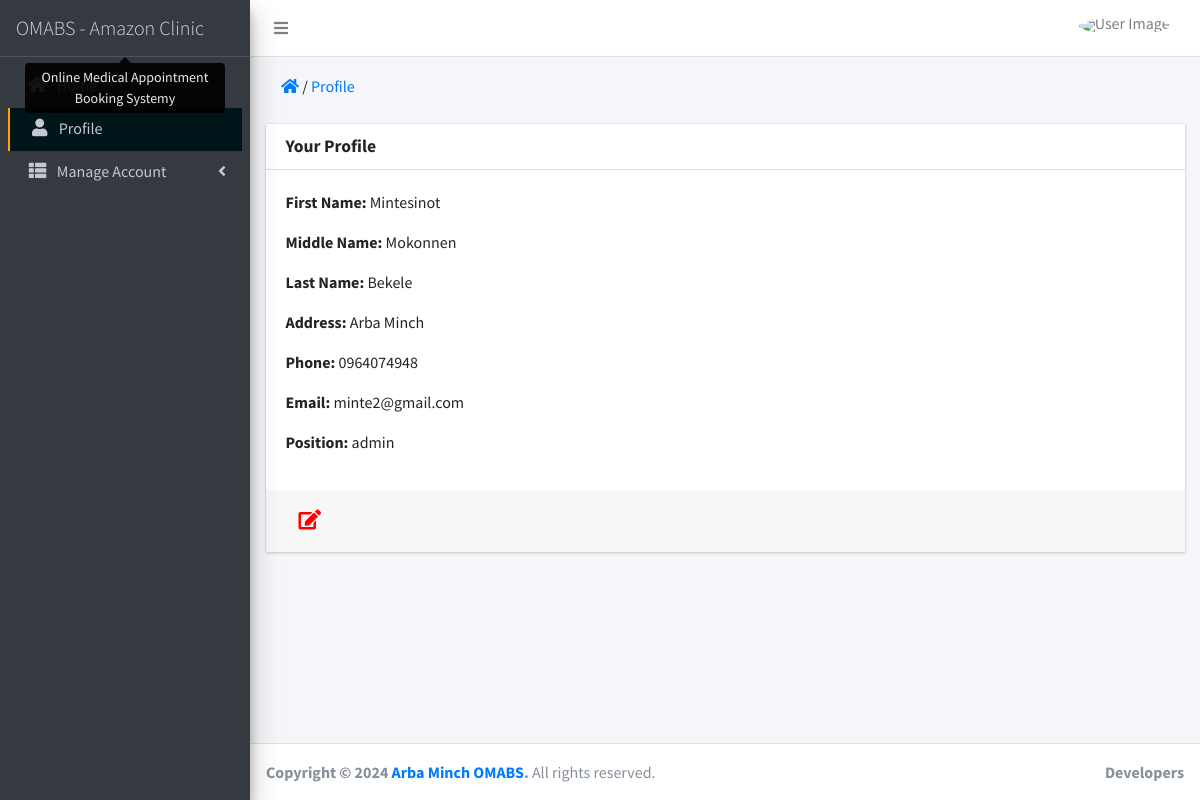
/admin/profile.php (signed in), run on the app's committed database.
### tables this page shows
CREATE TABLE `employee` (
  `emp_id` varchar(100) NOT NULL,
  `fname` varchar(100) NOT NULL,
  `mname` varchar(100) NOT NULL,
  `lname` varchar(100) NOT NULL,
  `address` varchar(300) NOT NULL,
  `phone` varchar(30) NOT NULL,
  `email` varchar(100) NOT NULL,
  `position` varchar(100) NOT NULL,
  `img` varchar(300) NOT NULL,
  `speciality` varchar(200) NOT NULL
);

### admin/profile.php (the view, shortened to what this page needs)
<?php
include 'user.php';
$fname_error = "";
$mname_error = "";
$lname_error = "";
$city_error = "";
$phone_error = "";
?>
<!DOCTYPE html>
<html>
<head>
  <link rel="stylesheet" href="../plugins/fontawesome-free/css/all.min.css">
  <link rel="stylesheet" href="https://code.ionicframework.com/ionicons/2.0.1/css/ionicons.min.css">
  <link rel="stylesheet" href="../plugins/tempusdominus-bootstrap-4/css/tempusdominus-bootstrap-4.min.css">
  <link rel="stylesheet" href="../plugins/icheck-bootstrap/icheck-bootstrap.min.css">
  <link rel="stylesheet" href="../plugins/jqvmap/jqvmap.min.css">
  <link rel="stylesheet" href="../plugins/datatables-bs4/css/dataTables.bootstrap4.min.css">
  <link rel="stylesheet" href="../dist/css/adminlte.min.css">
  <link rel="stylesheet" href="../plugins/overlayScrollbars/css/OverlayScrollbars.min.css">
  <link rel="stylesheet" href="../plugins/daterangepicker/daterangepicker.css">
  <link rel="stylesheet" href="../plugins/summernote/summernote-bs4.css">
</head>
<body class="hold-transition sidebar-mini layout-fixed">
<div class="wrapper">
  <nav class="main-header navbar navbar-expand navbar-white navbar-light">
    <ul class="navbar-nav">
      <li class="nav-item">
        <a class="nav-link" data-widget="pushmenu" href="#" role="button"><i class="fas fa-bars"></i></a>
      </li>
    </ul>
    <ul class="navbar-nav ml-auto">
      <li class="dropdown user user-menu">
        <a href="#" class="nav-link dropdown-toggle" data-toggle="dropdown"><img src="../pic/user.PNG" class="user-image" alt="User Image"></span></a>
      </li>
    </ul>
  </nav>
  <aside class="main-sidebar sidebar-dark-primary elevation-4">
    <a href="index.php" class="brand-link" title="Online Medical Appointment Booking Systemy">
      &nbsp;<span class="brand-text font-weight-light"> OMABS - Amazon Clinic</span>
    </a>
    <div class="sidebar">
      <nav class="mt-2">
        <ul class="nav nav-pills nav-sidebar flex-column" data-widget="treeview" role="menu" data-accordion="false">
          <li class="nav-item has-treeview">
            <a href="index.php" class="nav-link">
              <p>
              </p>
            </a>
          </li>
          <li class="nav-item has-treeview active">
            <a href="profile.php" class="nav-link" id="act">
              <i class="nav-icon fas fa-user"></i>
              <p>
                Profile
              </p>
            </a>
          </li>
          <li class="nav-item has-treeview">
            <a href="#" class="nav-link">
              <i class="nav-icon fa fa-th-list"></i>
              <p>
                Manage Account
                <i class="fas fa-angle-left right"></i>
              </p>
            </a>
          </li>
        </ul>
      </nav>
    </div>
  </aside>
  <div class="content-wrapper">
  <section class="content">
    <?php if(!isset($_GET['update-detail'])) { ?>
   <div class="container-fluid">
    <div class="content-header">
      <div class="container-fluid">
        <div class="row mb-2">
          <div class="col-sm-6">
            <ol class="breadcrumb float-sm-left">
              <li class="breadcrumb-item"><a href="#"><i class="fa fa-home"></i></a> / <a href="#" style="cursor: unset;">Profile</a></li>
            </ol>
          </div>
        </div>
        </div>
        </div>
        <div class="card">
        <div class="card-header">
              <h3 class="card-title"><strong>Your Profile</strong></h3>
            </div>
            <div class="card-body">
              <?php
                    $qry_select = "SELECT *FROM employee WHERE email = '".$_SESSION['username']."'";
                    $ext_query = mysqli_query($conn,$qry_select);
                    while($row = mysqli_fetch_array($ext_query)){?>
                      <p><strong>First Name:</strong> <?php echo $row['fname']; ?></p>
                      <p><strong>Middle Name:</strong> <?php echo $row['mname']; ?></p>
                      <p><strong>Last Name:</strong> <?php echo $row['lname']; ?></p>
                      <p><strong>Address:</strong> <?php echo $row['address']; ?></p>
                      <p><strong>Phone:</strong> <?php echo $row['phone']; ?></p>
                      <p><strong>Email:</strong> <?php echo $row['email']; ?></p>
                      <p><strong>Position:</strong> <?php echo $row['position']; ?></p>
                    <?php $email = $row['email'];
                          $fname = $row['fname'];
                          $mname = $row['mname'];
                          $lname = $row['lname'];
                          $address = $row['address'];
                          $phone = $row['phone']; } ?>
            </div>
            <div class="card-footer">
              <a href="profile.php?update-detail=<?php echo $email;?>&fname=<?php echo $fname;?>&mname=<?php echo $mname;?>&lname=<?php echo $lname?>&address=<?php echo $address;?>&phone=<?php echo $phone;?>" class="btn btn-white mn"><i class="fa fa-edit" style="color: red; font-size: 20px;" title="Update Profile"></i></a>
            </div>
        </div>
      </div>
    <?php } if(isset($_GET['update-detail'])) {?>
  <div class="container-fluid">
    <div class="content-header">
      <div class="container-fluid">
        <div class="row mb-2">
          <div class="col-sm-6">
            <ol class="breadcrumb float-sm-left">
              <li class="breadcrumb-item"><a href="#"><i class="fa fa-home"></i></a> / <a href="#" style="cursor: unset;">Profile</a></li>
            </ol>
          </div>
        </div>
        </div>
        </div>
        <form action="profile.php" method="POST">
        <div class="card">
        <div class="card-header">
              <h3 class="card-title"><strong>Update Your Profile</strong></h3>
        </div>
        <div class="card-body">
          <div class="form-row">
                  <div class="form-group col-sm-6">
                    <input type="text" class="form-control" name="fname" placeholder="Enter First Name" value="<?php echo $_GET['fname'];?>" required>
                    <?=$fname_error;?>
                  </div>
                  <div class="form-group col-sm-6">
                    <input type="text" class="form-control" name="mname" placeholder="Enter Middle Name" value="<?php echo $_GET['mname'];?>" required>
                    <?=$mname_error;?>
                  </div>
                </div>
                <div class="form-row">
                  <div class="form-group col-sm-6">
                    <input type="text" class="form-control" name="lname" placeholder="Enter Last Name" value="<?php echo $_GET['lname'];?>" required>
                    <?=$lname_error;?>
                  </div>
                  <div class="form-group col-sm-6">
                    <input type="text" class="form-control" name="address" placeholder="Enter City" value="<?php echo $_GET['address'];?>" required>
                    <?=$city_error;?>
                  </div>
                </div>
                <div class="form-row">
                  <div class="form-group col-sm-6">
                    <input type="text" class="form-control" name="phone" id="phone" placeholder="Enter Phone" value="<?php echo $_GET['phone'];?>" required>
                    <?=$phone_error;?>
                  </div>
                  <div class="form-group col-sm-6" id="email">
                    <input type="hidden" class="form-control" name="email" value="<?php echo $_GET['update-detail'];?>" required>
                  </div>
                </div>
        </div>
        <div class="card-footer">
          <input type="submit" name="update-detail" class="btn btn-danger mn" value="Update">
        </div>
      </div>
    </form>
    <?php } ?>
    </section>
  </div>
  <footer class="main-footer">
    <strong>Copyright &copy; <?php echo date("Y"); ?> <a href="index.php">Arba Minch OMABS</a>.</strong>
    All rights reserved.
    <div class="float-right d-none d-sm-inline-block">
      <b>Developers</b>
    </div>
  </footer>
</div>
</body>
</html>

### admin/profile.php (style rules this page uses)
.form-control, .card, .mn { border-radius: 0px; }
.active { border-radius: 0px; background-color: #00151A; border-left: 2px solid orange; }
#act { border-radius: 0px; background-color: #00151A; }

### data on the page
employee: fname "Mintesinot", mname "Mokonnen", lname "Bekele", address "Arba Minch", phone "0964074948", email "minte2@gmail.com", position "admin"
